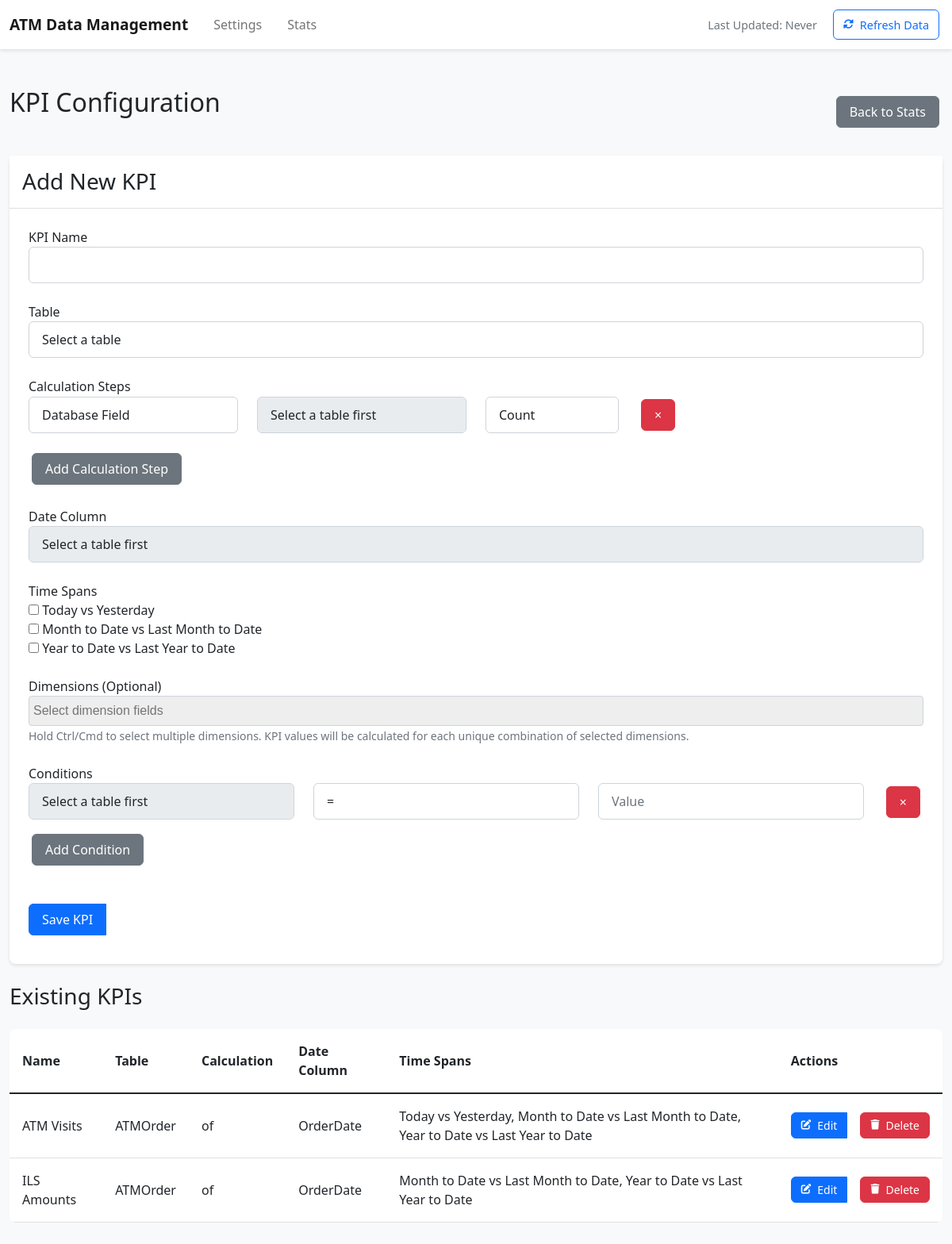
Before: /stats/config with the older database file.
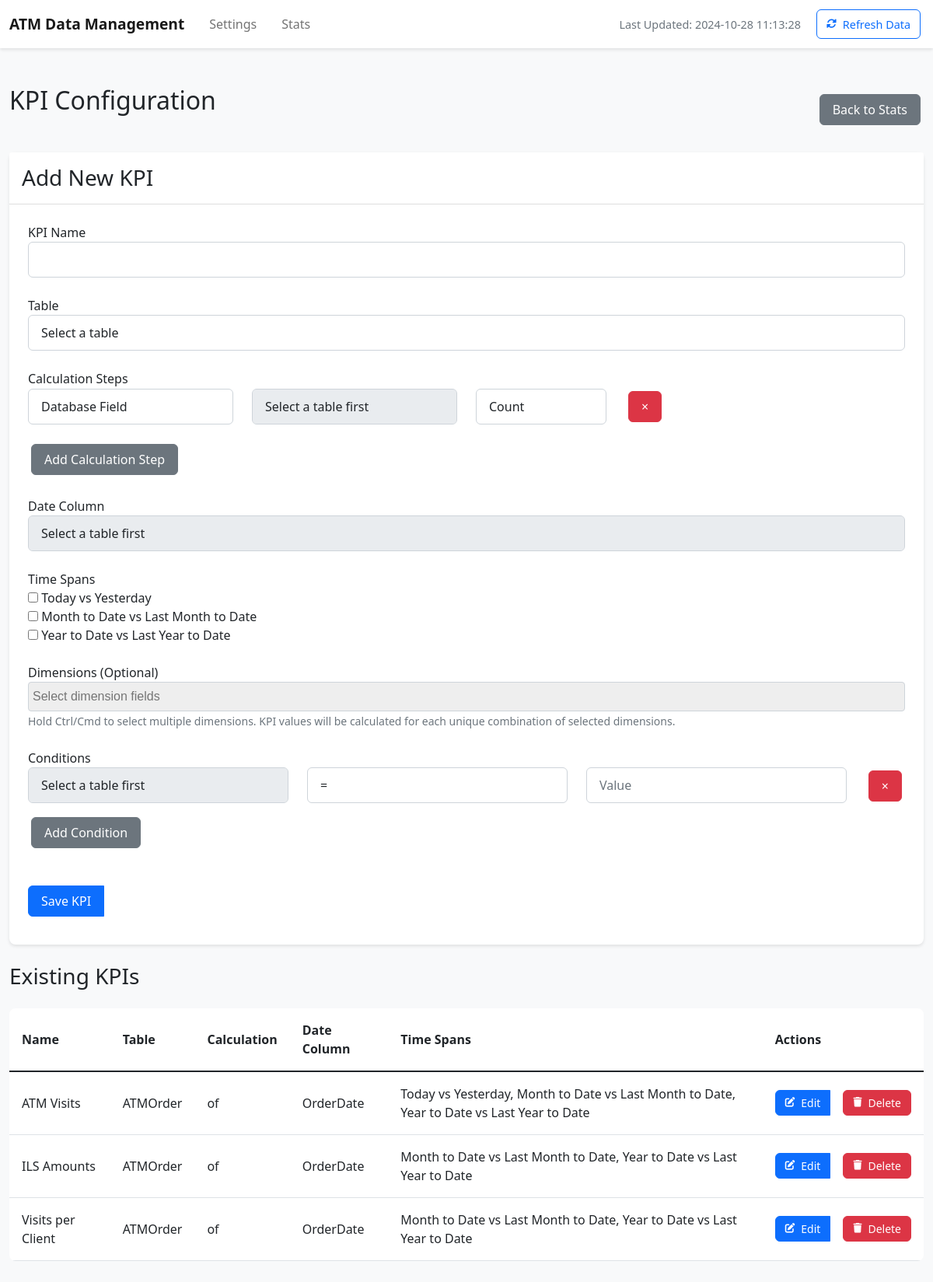
After: the same page with the newer database file.
### tables this page shows
CREATE TABLE KPIConfigurations (
                            id INTEGER PRIMARY KEY AUTOINCREMENT,
                            name TEXT NOT NULL,
                            table_name TEXT NOT NULL,
                            date_column TEXT NOT NULL,
                            time_spans TEXT NOT NULL,
                            conditions TEXT NOT NULL,
                            calculation_steps TEXT NOT NULL,
                            dimensions TEXT
                        );

### app.py (the view)
@app.route('/stats/config')
def stats_config():
    try:
        with db_manager.local_engine.connect() as conn:
            inspector = inspect(db_manager.local_engine)
            available_tables = inspector.get_table_names()
        with db_manager.app_config_engine.connect() as conn:
            result = conn.execute(text("SELECT * FROM KPIConfigurations"))
            kpis = [row_to_dict(row) for row in result]
        time_span_pairs = [
            ["Today", "Yesterday"],
            ["Month to Date", "Last Month to Date"],
            ["Year to Date", "Last Year to Date"]
        ]
        calculation_methods = [
            "Count",
            "Distinct Count",
            "Sum",
            "Average",
            "Maximum",
            "Minimum"
        ]
        last_updated = get_last_updated()
        return render_template('stats_config.html',
                             available_tables=available_tables,
                             time_span_pairs=time_span_pairs,
                             calculation_methods=calculation_methods,
                             kpis=kpis,
                             last_updated=last_updated)
    except Exception as e:
        logger.error(f"Error in stats_config: {str(e)}")
        flash(f'Error loading KPI configurations: {str(e)}', 'error')
        return redirect(url_for('stats'))

### app.py (called while the page is built)
@app.template_filter('from_json')
def from_json_filter(value):
    return json.loads(value)

def row_to_dict(row):
    return {key: getattr(row, key) for key in row._fields}

### templates/stats_config.html (shortened to what the changed rows need)
{% extends "base.html" %}
{% block content %}
<div class="d-flex justify-content-between align-items-center mb-4">
    <h2>KPI Configuration</h2>
</div>
<div class="card mb-4">
    <div class="card-body">
        <form id="kpi-form" method="POST">
            <div class="form-group">
                {% for pair in time_span_pairs %}
                <div class="custom-control custom-checkbox">
                    <input type="checkbox" class="custom-control-input time-span-checkbox"
                           id="time_span_{{ loop.index0 }}"
                           name="time_span_{{ loop.index0 }}"
                           value='{{ pair|tojson|safe }}'>
                    <label class="custom-control-label" for="time_span_{{ loop.index0 }}">
                        {{ pair[0] }} vs {{ pair[1] }}
                    </label>
                </div>
                {% endfor %}
            </div>
        </form>
    </div>
</div>
{% if kpis %}
<div class="table-responsive">
    <table class="table">
        <thead>
            <tr>
                <th>Name</th>
                <th>Table</th>
                <th>Calculation</th>
                <th>Date Column</th>
                <th>Time Spans</th>
                <th>Actions</th>
            </tr>
        </thead>
        <tbody>
            {% for kpi in kpis %}
            <tr>
                <td>{{ kpi.name }}</td>
                <td>{{ kpi.table_name }}</td>
                <td>{{ kpi.calculation_method }} of {{ kpi.calculation_field }}</td>
                <td>{{ kpi.date_column }}</td>
                <td>
                    {% set spans = kpi.time_spans|from_json %}
                    {% for span in spans %}
                        {{ span[0] }} vs {{ span[1] }}{% if not loop.last %}, {% endif %}
                    {% endfor %}
                </td>
                <td>
                    <div class="btn-group">
                        <button type="button" class="btn btn-primary btn-sm edit-kpi"
                                data-kpi='{{ kpi|tojson|safe }}'
                                onclick="editKPI(this)">
                            <i class="fas fa-edit"></i> Edit
                        </button>
                        <form action="{{ url_for('delete_kpi', kpi_id=kpi.id) }}" method="POST"
                              class="d-inline"
                              onsubmit="return confirm('Are you sure you want to delete this KPI?');">
                            <button type="submit" class="btn btn-danger btn-sm">
                                <i class="fas fa-trash"></i> Delete
                            </button>
                        </form>
                    </div>
                </td>
            </tr>
            {% endfor %}
        </tbody>
    </table>
</div>
{% else %}
<p>No KPIs configured yet.</p>
{% endif %}
{% endblock %}

Changed rows visible on the page:
added KPIConfigurations: name "Visits per Client", table_name "ATMOrder", date_column "OrderDate", span "Month to Date" "Year to Date", span "Last Month to Date" "Last Year to Date"
Other visible differences:
{{ last_updated }}: "Never" → "2024-10-28 11:13:28"
